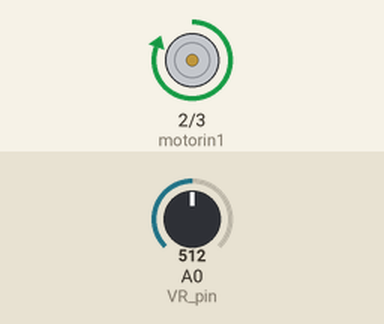
A sketch run on a simulated Arduino Uno, built with avr-gcc and run on an emulated ATmega328P. Shown: motor-driver pin pairs drawn as motors (green arrow = first pin HIGH = forward, orange = second pin HIGH = backward, longer = more drive). The test bench sets the inputs (shaded band); at power-on: A0 (VR_pin) = 512.

Above: at 1.2 s.
1.3 s: A0 (VR_pin) set to 502
At 1.6 s:
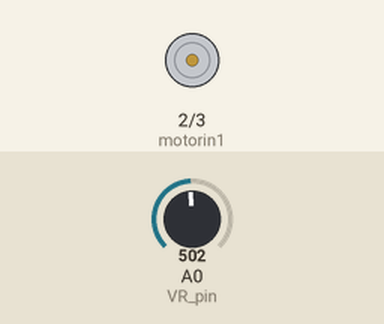
2.8 s: A0 (VR_pin) set to 716
At 4.0 s:
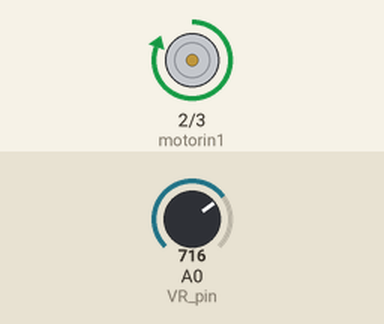
4.3 s: A0 (VR_pin) set to 511
At 5.2 s:
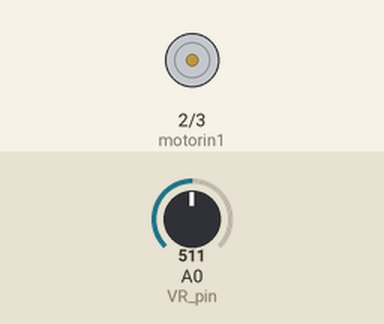
Timing chart, 0 to 7.3 s (numbered marks = the images above; inputs shaded):
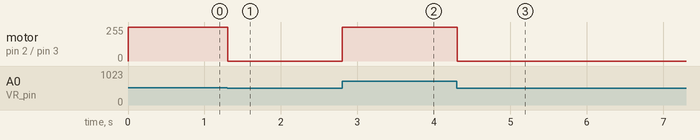

Measured:
- the behaviour switches between 512 and 511 on A0 (VR_pin) (found by bisection; images 0 and 1)
- after the input at 1.3 s, motor on pin 2 (motorin1) / pin 3 (motorin2): forward 255/255 → stopped at once
- after the input at 2.8 s, motor on pin 2 (motorin1) / pin 3 (motorin2): stopped → forward 255/255 at once
- after the input at 4.3 s, motor on pin 2 (motorin1) / pin 3 (motorin2): forward 255/255 → stopped at once

The sketch:

EXE1.ino
```cpp
const int motorin1 = 2;
const int motorin2 = 3;
const int DELAY = 100;

int VR_pin = A0;
int VR_value = 0;

void setup() {

    pinMode(motorin1, OUTPUT);
    pinMode(motorin2, OUTPUT);
    pinMode(VR_pin, INPUT);

}

void loop() {

    VR_value = analogRead(VR_pin) / 4;

    digitalWrite(motorin2, LOW);

    analogWrite(motorin1, VR_value);
    delay(DELAY);

}
```
